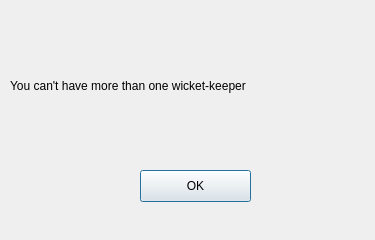
<?xml version="1.0" encoding="UTF-8"?>
<ui version="4.0">
 <class>Dialog</class>
 <widget class="QDialog" name="Dialog">
  <property name="geometry">
   <rect>
    <x>0</x>
    <y>0</y>
    <width>375</width>
    <height>240</height>
   </rect>
  </property>
  <property name="windowTitle">
   <string>Dialog</string>
  </property>
  <widget class="QLabel" name="label">
   <property name="geometry">
    <rect>
     <x>10</x>
     <y>30</y>
     <width>411</width>
     <height>111</height>
    </rect>
   </property>
   <property name="text">
    <string>You can't have more than one wicket-keeper</string>
   </property>
  </widget>
  <widget class="QPushButton" name="pushButton">
   <property name="geometry">
    <rect>
     <x>140</x>
     <y>170</y>
     <width>111</width>
     <height>32</height>
    </rect>
   </property>
   <property name="text">
    <string>OK</string>
   </property>
  </widget>
 </widget>
 <resources/>
 <connections/>
</ui>
